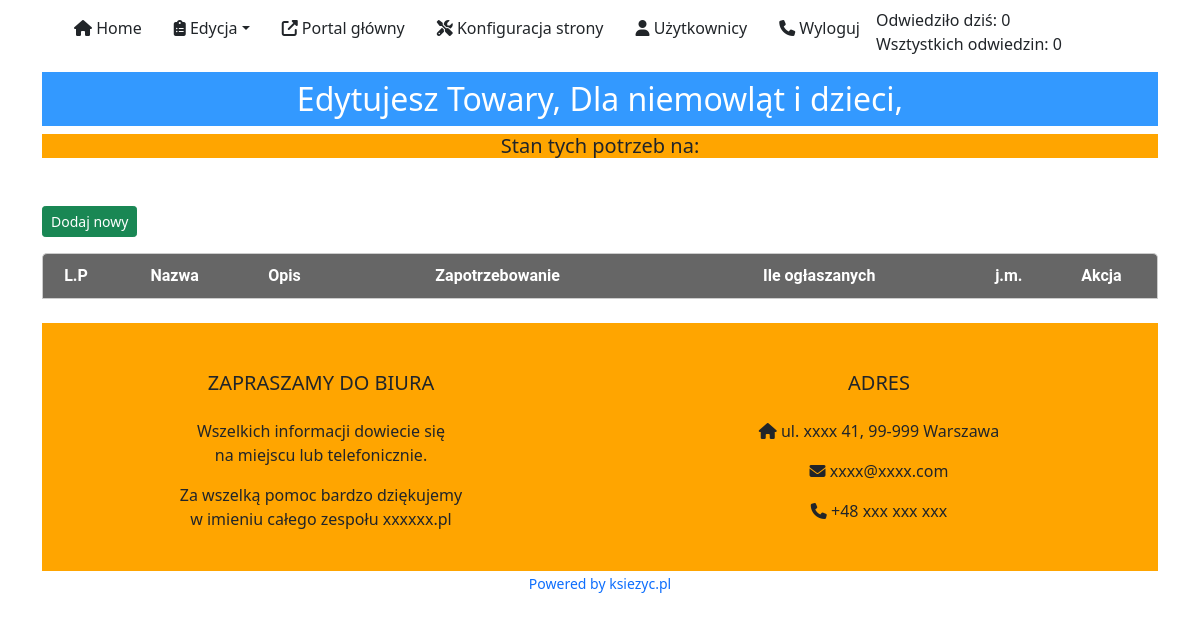
/panel/lista.php?id_kategorie__glowne=1&id_wiersz_kategorie__podkategorie_poziom_0=16 (signed in), run on the app's committed database.
### tables this page shows
CREATE TABLE `counter` (
  `data` date NOT NULL DEFAULT '0000-00-00',
  `licznik` int(11) NOT NULL DEFAULT 1
);

CREATE TABLE `kategorie__glowne` (
  `id` int(11) NOT NULL,
  `nazwa` varchar(30) NOT NULL,
  `opis` varchar(150) NOT NULL
);

CREATE TABLE `kategorie__podkategorie` (
  `id` int(11) NOT NULL,
  `kategorie__glowne_id` int(11) NOT NULL,
  `nazwa` varchar(100) NOT NULL,
  `opis` varchar(150) NOT NULL,
  `kategorie__podkategorie_3poziom` int(11) NOT NULL DEFAULT 0
);

### panel/lista.php (the view, shortened to what this page needs)
<?php include_once("head.php"); ?>
<?php include_once("nav.php"); ?>
<?php
    $sql_kategorie__glowne = "SELECT * FROM kategorie__glowne WHERE id = ".$_GET['id_kategorie__glowne']."";
    $result_kategorie__glowne = mysqli_query($link, $sql_kategorie__glowne);
    $wiersz_kategorie__glowne = mysqli_fetch_array($result_kategorie__glowne);
            $nazwa_kategorie__glowne = $wiersz_kategorie__glowne['nazwa'];
    $sql_kategorie__podkategorie_poziom_0 = "SELECT * FROM kategorie__podkategorie WHERE id = ".$_GET['id_wiersz_kategorie__podkategorie_poziom_0'];
    $result_kategorie__podkategorie_poziom_0 = mysqli_query($link, $sql_kategorie__podkategorie_poziom_0);
    $wiersz_kategorie__podkategorie_poziom_0 = mysqli_fetch_array($result_kategorie__podkategorie_poziom_0);
            $id_kategorie__podkategorie = $wiersz_kategorie__podkategorie_poziom_0['id'];
            $nazwa_kategorie__podkategorie_poziom_0 = $wiersz_kategorie__podkategorie_poziom_0['nazwa'];
    $sql_towary_data_aktualizacji = "SELECT MAX(data) FROM towary WHERE kategorie__podkategorie_id = ".$id_kategorie__podkategorie;
    $result_towary_data_aktualizacji = mysqli_query($link, $sql_towary_data_aktualizacji);
    $wiersz_towary_data_aktualizacji = mysqli_fetch_array($result_towary_data_aktualizacji);
    $data_aktualizacji = $wiersz_towary_data_aktualizacji[0];
?>
<div class='container'>
	<div class='row mt-2'>
		<div class='col-sm-12'>
			<center>
			<h2 class='py-2' style='background-color: #3399ff; color: #FFFFFF'>Edytujesz <?php echo $nazwa_kategorie__glowne.", ".$nazwa_kategorie__podkategorie_poziom_0.", ".$nazwa_kategorie__podkategorie_poziom_1; ?></h2>
			</center>
		</div>
		<div class='col-sm-12'>
			<center>
			  <h5 style='background-color: #ffa500;'>Stan tych potrzeb na: <?php echo $data_aktualizacji; ?></h5>
		</div>
	</div>
	<div class='row mt-4'>
		<div class='col-12 mt-2'>
		</div>
	</div>
	<?php
print "<button type=\"button\" class='btn btn-sm btn-success btn-dodaj_towar'>Dodaj nowy</button>";
print "<div class='row mt-3'>
	    <div class='col-sm-12'>
		    <div class='table_css_responsive' id='results'>
			    <div class='theader'>
				    <div class='table_css_responsive_header'>L.P</div>
				    <div class='table_css_responsive_header'>Nazwa</div>
				    <div class='table_css_responsive_header'>Opis</div>
				    <div class='table_css_responsive_header'>Zapotrzebowanie</div>
				    <div class='table_css_responsive_header'>Ile ogłaszanych</div>
				    <div class='table_css_responsive_header'>j.m.</div>
				    <div class='table_css_responsive_header'>Akcja</div>
			    </div>";
	    print "</div></div>";
	?>
</div>
<?php include_once("footer.php"); ?>
</body>
</html>

### panel/nav.php (shortened to what this page needs)
<?php
include_once("../connect.php");
    function licznik_dzis($link)
    {
        $sql = mysqli_query($link, "SELECT licznik FROM counter ORDER BY data DESC LIMIT 0,1");
        $licznik = mysqli_fetch_row($sql);
	return $licznik[0];
    }
    function licznik_all($link)
    {
        $sql = mysqli_query($link, "SELECT sum(`licznik`) FROM `counter`");
        $data = mysqli_fetch_row($sql);
        return $data[0];
    }
?>
	<nav class='navbar navbar-expand-md bg-white'>
		<div class='container'>
			<div class='collapse navbar-collapse' id='collapsibleNavbar'>
				<ul class='navbar-nav'>
					<li class='nav-item'>
						<a class='nav-link text-dark px-3' href='index.php'><i class='fas fa-home'></i> Home</a>
					</li>
					<li class='nav-item dropdown'>
						<a class='nav-link dropdown-toggle text-dark px-3' href='#' role='button' data-bs-toggle='dropdown'><i class="fas fa-clipboard-list"></i> Edycja</a>
					</li>
					<li class='nav-item'>
						<a class='nav-link text-dark px-3' href='../index.php' target='_new'><i class="fas fa-external-link-alt"></i></i> Portal główny</a>
					</li>
					<li class='nav-item'>
						<a class='nav-link text-dark px-3' href='settings.php' target='new'><i class="fas fa-tools"></i></i> Konfiguracja strony</a>
					</li>
					<li class='nav-item'>
						<a class='nav-link text-dark px-3' href='users.php' target='new'><i class="fas fa-user"></i></i> Użytkownicy</a>
					</li>
					<li class='nav-item'>
						<a class='nav-link text-dark px-3' href='log_logout.php'><i class="fas fa-phone"></i></i> Wyloguj</a>
					</li>
					<li class='nav-item'>
						<div>Odwiedziło dziś: <?php print licznik_dzis($link); ?></div><div> Wsztystkich odwiedzin: <?php print licznik_all($link); ?></div>
					</li>
				</ul>
			</div>
		</div>
	</nav>

### css/main.css (style rules this page uses)
body { background-color: ; }
.table_css_responsive { display: table; text-align: center; width:100%; border-collapse: separate; font-family: 'Roboto', sans-serif; font-weight: 400; }
.theader { display: table-row; }
.table_css_responsive_header { display: table-cell; border-bottom: #ccc 1px solid; border-top: #ccc 1px solid; background: #666666; color: #ffffff; padding-top: 10px; padding-bottom: 10px; font-weight: 700; }
.table_css_responsive_header:first-child { border-left: #ccc 1px solid; border-top-left-radius: 5px; }
.table_css_responsive_header:last-child { border-right: #ccc 1px solid; border-top-right-radius: 5px; }

### data on the page
counter: licznik "0"
kategorie__glowne: nazwa "Towary"
kategorie__podkategorie: nazwa "Dla niemowląt i dzieci"

### other printed values
licznik_all($link) "0"
$settings['page_name'] "xxxxxx.pl"
$settings['address_footer'] "xxxx 41"
$settings['miasto_footer'] "99-999 Warszawa"
$settings['email_footer'] "xxxx@xxxx.com"
$settings['telefon_footer'] "+48 xxx xxx xxx"
